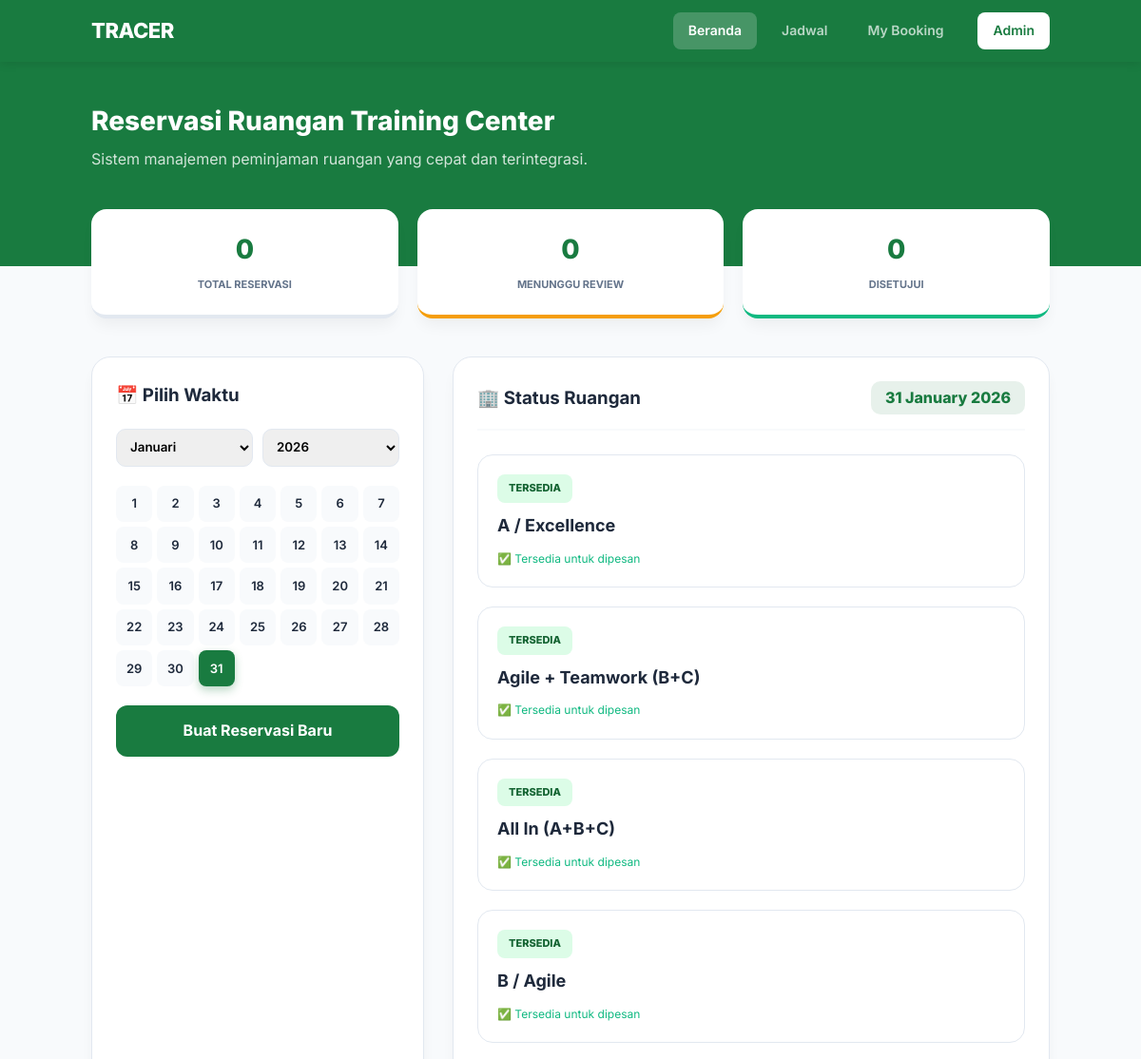
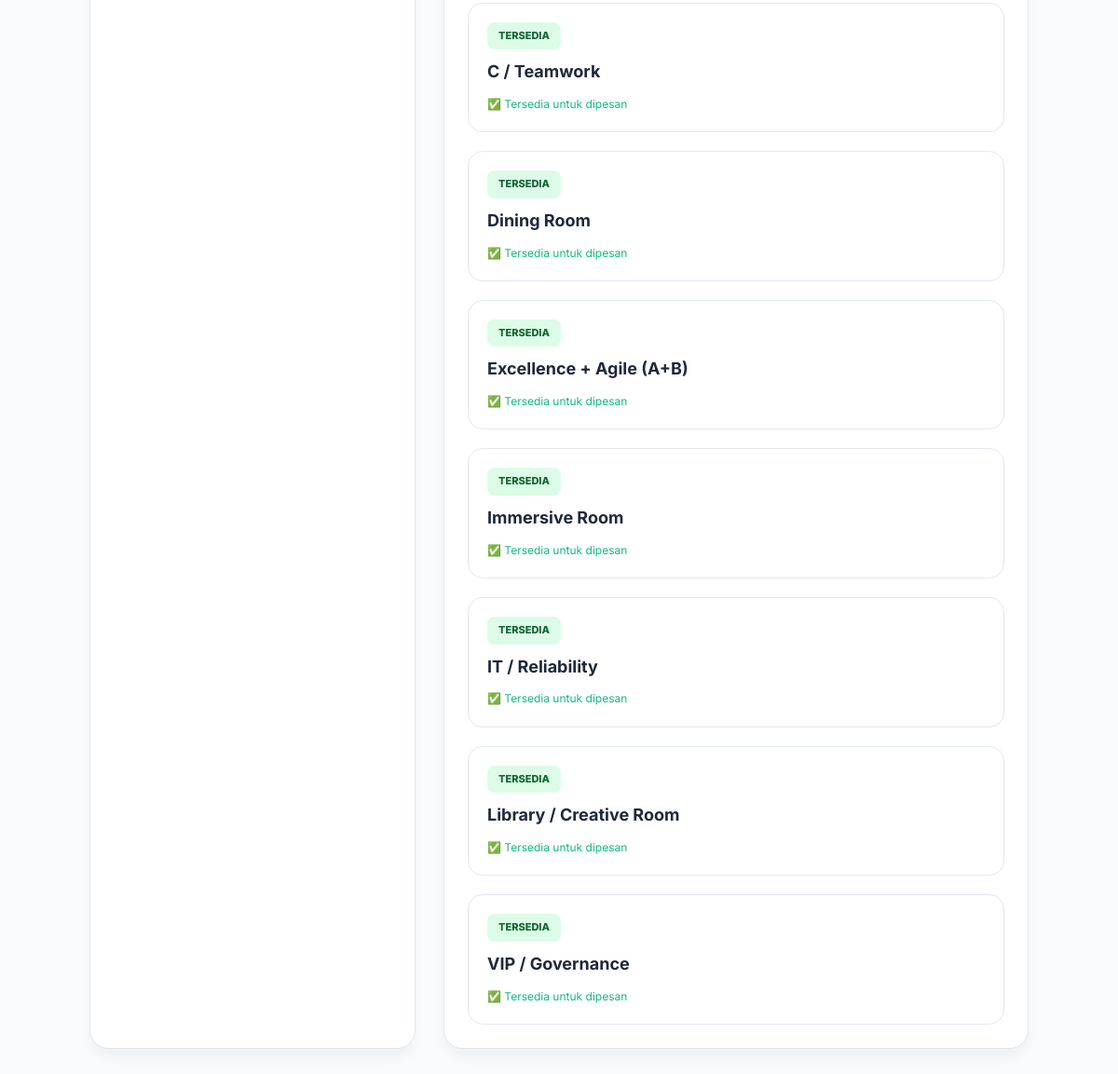
The page / on the database its author committed (2 pictures, top to bottom).
### tables this page shows
CREATE TABLE `rooms` (
  `id` int NOT NULL,
  `nama_ruangan` varchar(100) NOT NULL,
  `status_aktif` tinyint(1) DEFAULT '1',
  `keterangan_ruangan` text,
  `parent_components` varchar(100) DEFAULT NULL
);

### index.php (the view, shortened to what this page needs)
<?php
include 'koneksi.php';
$selected_day   = isset($_GET['d']) ? (int)$_GET['d'] : (int)date('d');
$selected_month = isset($_GET['m']) ? $_GET['m'] : date('m');
$selected_year  = isset($_GET['y']) ? (int)$_GET['y'] : (int)date('Y');
$selected_full_date = "$selected_year-$selected_month-" . str_pad($selected_day, 2, "0", STR_PAD_LEFT);
$display_date = date('d F Y', strtotime($selected_full_date));
$total_count = mysqli_fetch_assoc(mysqli_query($conn, "SELECT COUNT(*) as total FROM bookings"))['total'];
$pending_count = mysqli_fetch_assoc(mysqli_query($conn, "SELECT COUNT(*) as total FROM bookings WHERE status = 'pending'"))['total'];
$approved_count = mysqli_fetch_assoc(mysqli_query($conn, "SELECT COUNT(*) as total FROM bookings WHERE status = 'approved'"))['total'];
$months = [
    '01' => 'Januari', '02' => 'Februari', '03' => 'Maret', '04' => 'April',
    '05' => 'Mei', '06' => 'Juni', '07' => 'Juli', '08' => 'Agustus',
    '09' => 'September', '10' => 'Oktober', '11' => 'November', '12' => 'Desember'
];
?>
<!DOCTYPE html>
<html lang="id">
<head>
</head>
<body>
    <nav>
        <a href="index.php" class="logo"><h1>TRACER</h1></a>
        <div class="nav-links">
            <a href="index.php" class="active">Beranda</a>
            <a href="jadwal.php">Jadwal</a>
            <a href="my_bookings.php">My Booking</a>
            <a href="login_admin.php" class="btn-login-admin">Admin</a>
        </div>
    </nav>
    <div class="header-section">
        <h1>Reservasi Ruangan Training Center</h1>
        <p>Sistem manajemen peminjaman ruangan yang cepat dan terintegrasi.</p>
    </div>
    <div class="stats-grid">
        <div class="stat-card">
            <span class="value"><?= $total_count; ?></span>
            <span class="label">Total Reservasi</span>
        </div>
        <div class="stat-card pending">
            <span class="value"><?= $pending_count; ?></span>
            <span class="label">Menunggu Review</span>
        </div>
        <div class="stat-card approved">
            <span class="value"><?= $approved_count; ?></span>
            <span class="label">Disetujui</span>
        </div>
    </div>
    <div class="container">
        <div class="main-grid">
            <div class="card">
                <h3 style="margin-bottom:20px;">📅 Pilih Waktu</h3>
                <div class="filter-group">
                    <select class="select-custom" id="monthSelect" onchange="updateCalendar()">
                        <?php foreach ($months as $m_val => $m_name): ?>
                            <option value="<?= $m_val; ?>" <?= ($selected_month == $m_val) ? 'selected' : ''; ?>><?= $m_name; ?></option>
                        <?php endforeach; ?>
                    </select>
                    <select class="select-custom" id="yearSelect" onchange="updateCalendar()">
                        <?php for($y = date('Y'); $y <= date('Y')+1; $y++): ?>
                            <option value="<?= $y; ?>" <?= ($selected_year == $y) ? 'selected' : ''; ?>><?= $y; ?></option>
                        <?php endfor; ?>
                    </select>
                </div>
                <div class="calendar-grid" id="cal"></div>
                <a href="create_booking.php?date=<?= $selected_full_date; ?>" class="btn-booking">Buat Reservasi Baru</a>
            </div>
            <div class="card">
                <div style="display:flex; justify-content:space-between; align-items:center; margin-bottom:25px; border-bottom: 2px solid #f8fafc; padding-bottom: 15px;">
                    <h3>🏢 Status Ruangan</h3>
                    <span style="font-weight:800; color:var(--primary); background: var(--primary-light); padding: 5px 15px; border-radius: 10px;">
                        <?= $display_date; ?>
                    </span>
                </div>
                <div class="room-list">
                    <?php
                    $sql = "SELECT * FROM rooms ORDER BY nama_ruangan ASC";
                    $result = mysqli_query($conn, $sql);
                    while ($row = mysqli_fetch_assoc($result)) {
                        $nama_ruangan = $row['nama_ruangan'];
                        $data_book = null;
                        $status_label = "Tersedia";
                        $status_class = "available";
                        $tooltip = "Siap digunakan.";
                    ?>
                        <div class="room-card">
                            <span class="status-tag <?= $status_class; ?>" title="<?= htmlspecialchars($tooltip); ?>">
                                <?= $status_label; ?>
                            </span>
                            <h4><?= htmlspecialchars($nama_ruangan); ?></h4>
                            <div class="room-detail" style="margin-top: 10px; font-size: 12px;">
                                <?php if ($status_label == "Terisi" && $data_book): ?>
                                    <p style="color: var(--text-main); font-weight: 600;">📌 <?= htmlspecialchars($data_book['subject']) ?></p>
                                    <p style="color: var(--text-muted);">👤 Oleh: <?= htmlspecialchars($data_book['nama_peminjam']) ?></p>
                                <?php elseif ($status_label == "Maintenance"): ?>
                                    <p style="color: #ef4444; font-weight: 600;">🛠️ Sedang Perbaikan</p>
                                <?php else: ?>
                                    <p style="color: #10b981;">✅ Tersedia untuk dipesan</p>
                                <?php endif; ?>
                            </div>
                        </div>
                    <?php } ?>
                </div>
            </div>
        </div>
    </div>
</body>
</html>

### index.php (style rules this page uses)
:root { --primary: #197b40; --primary-dark: #125a2f; --primary-light: rgba(25, 123, 64, 0.1); --bg: #f8fafc; --white: #ffffff; --border: #e2e8f0; --text-main: #1e293b; --text-muted: #64748b; }
* { margin: 0; padding: 0; box-sizing: border-box; font-family: "Inter", sans-serif; }
body { background: var(--bg); color: var(--text-main); line-height: 1.6; }
nav { background: var(--primary); padding: 0 8%; height: 65px; display: flex; justify-content: space-between; align-items: center; color: white; position: sticky; top: 0; z-index: 1000; box-shadow: 0 2px 10px rgba(0, 0, 0, 0.1); }
.logo { text-decoration: none; color: white; }
.logo h1 { font-size: 22px; font-weight: 800; letter-spacing: -0.5px; }
.nav-links { display: flex; align-items: center; gap: 10px; }
.nav-links a { color: rgba(255, 255, 255, 0.7); text-decoration: none; padding: 8px 16px; border-radius: 8px; font-weight: 600; font-size: 14px; transition: all 0.3s ease; }
.nav-links a.active { color: white; background: rgba(255, 255, 255, 0.2); }
.btn-login-admin { background: white !important; color: var(--primary) !important; margin-left: 10px; border-radius: 8px; padding: 8px 16px; font-weight: 600; text-decoration: none; font-size: 14px; }
.header-section { background: var(--primary); color: white; padding: 40px 8% 100px 8%; text-align: left; }
.header-section h1 { font-size: 28px; font-weight: 800; }
.header-section p { opacity: 0.8; margin-top: 5px; }
.stats-grid { display: grid; grid-template-columns: repeat(3, 1fr); gap: 20px; padding: 0 8%; max-width: 1400px; margin: -60px auto 0; }
.stat-card { background: white; padding: 20px; border-radius: 16px; box-shadow: 0 10px 15px -3px rgba(0, 0, 0, 0.05); text-align: center; border-bottom: 4px solid #e2e8f0; }
.stat-card .value { display: block; font-size: 28px; font-weight: 800; color: var(--primary); }
.stat-card .label { font-size: 11px; color: var(--text-muted); text-transform: uppercase; font-weight: 700; }
.stat-card.pending { border-color: #f59e0b; }
.stat-card.approved { border-color: #10b981; }
.container { padding: 40px 8%; max-width: 1400px; margin: 0 auto; }
.main-grid { display: grid; grid-template-columns: 350px 1fr; gap: 30px; }
.card { background: var(--white); border-radius: 20px; padding: 25px; box-shadow: 0 10px 15px -3px rgba(0, 0, 0, 0.05); border: 1px solid var(--border); }
.filter-group { display: flex; gap: 10px; margin-bottom: 20px; }
.select-custom { flex: 1; padding: 10px; border-radius: 10px; border: 1px solid var(--border); font-weight: 600; outline: none; }
.calendar-grid { display: grid; grid-template-columns: repeat(7, 1fr); gap: 5px; }
.room-list { display: grid; grid-template-columns: repeat(auto-fill, minmax(280px, 1fr)); gap: 20px; }
.room-card { background: white; border: 1px solid var(--border); padding: 20px; border-radius: 16px; transition: 0.3s; }
.room-card h4 { margin-top: 10px; font-size: 18px; color: var(--text-main); }
.status-tag { display: inline-block; padding: 6px 12px; border-radius: 8px; font-size: 11px; font-weight: 800; text-transform: uppercase; }
.available { background: #dcfce7; color: #166534; }
.btn-booking { background: var(--primary); color: white; padding: 14px; border-radius: 12px; text-decoration: none; font-weight: 700; display: block; margin-top: 20px; text-align: center; transition: 0.3s; }

### rows shown on the page
rooms: status_label "TERSEDIA", nama_ruangan "A / Excellence"
rooms: status_label "TERSEDIA", nama_ruangan "Agile + Teamwork (B+C)"
rooms: status_label "TERSEDIA", nama_ruangan "All In (A+B+C)"
rooms: status_label "TERSEDIA", nama_ruangan "B / Agile"
rooms: status_label "TERSEDIA", nama_ruangan "C / Teamwork"
rooms: status_label "TERSEDIA", nama_ruangan "Dining Room"
rooms: status_label "TERSEDIA", nama_ruangan "Excellence + Agile (A+B)"
rooms: status_label "TERSEDIA", nama_ruangan "Immersive Room"
rooms: status_label "TERSEDIA", nama_ruangan "IT / Reliability"
rooms: status_label "TERSEDIA", nama_ruangan "Library / Creative Room"
rooms: status_label "TERSEDIA", nama_ruangan "VIP / Governance"

### other values the page prints
$total_count "0"
$pending_count "0"
$approved_count "0"
$display_date "31 January 2026"
form field value "Januari"
form field value "2026"
